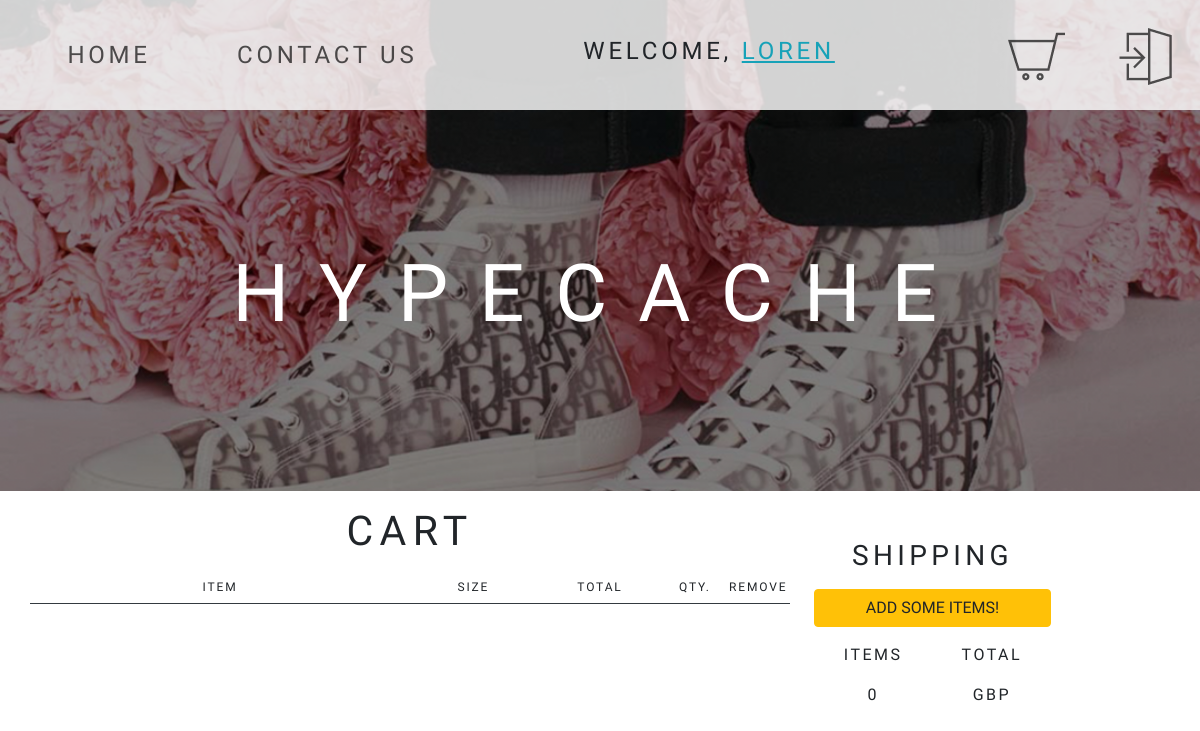
Page /cart/ (signed in) on the earlier database version.
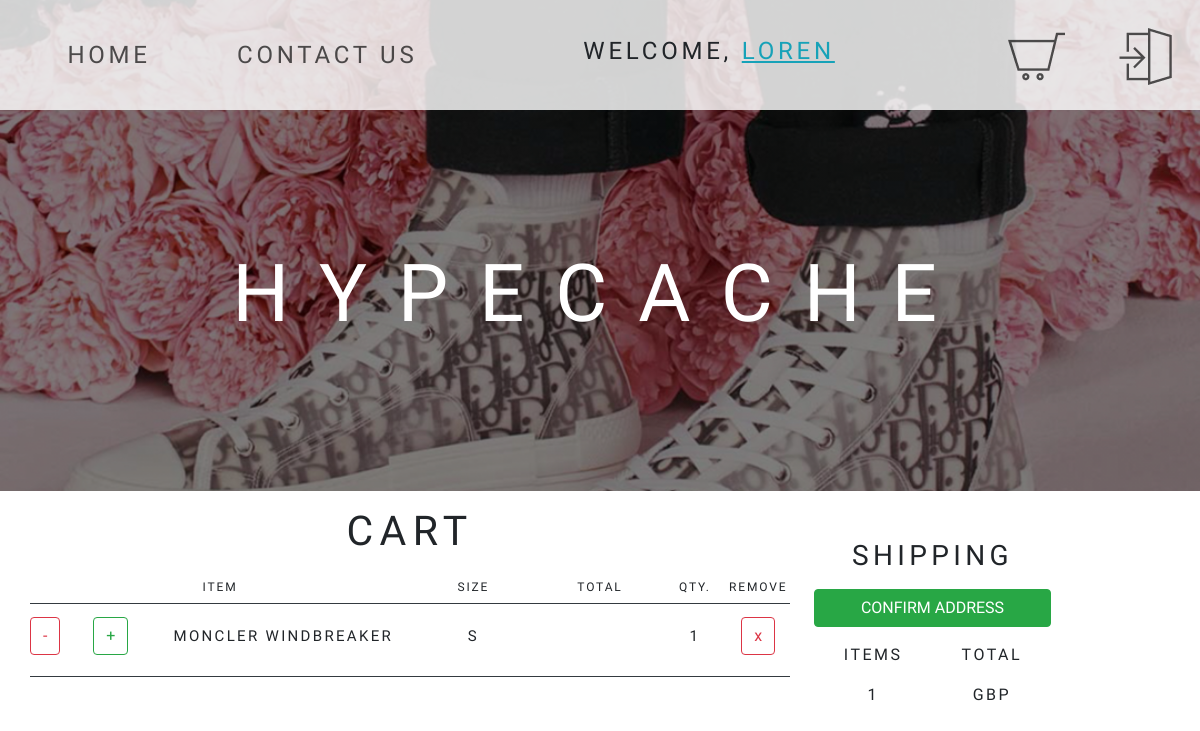
Same page on the later database version.
### store/models.py (models this page shows, shortened)
class Order(models.Model):
    customer = models.ForeignKey(
        Customer, on_delete=models.SET_NULL, blank=True, null=True
    )
    date_ordered = models.DateTimeField(auto_now_add=True)
    confirmed = models.BooleanField(default=False, null=True, blank=True)
    transaction_id = models.CharField(max_length=200, null=True, blank=True)
    receipt = models.CharField(max_length=200, null=True, blank=True)
    class Meta:
        get_latest_by = "date_ordered"
    @property
    def get_cart_total(self):
        orderitems = self.orderitem_set.all()
        total = sum([item.get_total for item in orderitems])
        return total
    @property
    def get_cart_items(self):
        orderitems = self.orderitem_set.all()
        total = sum([item.quantity for item in orderitems])
        return total

class OrderItem(models.Model):
    product = models.ForeignKey(
        Product, on_delete=models.SET_NULL, blank=True, null=True
    )
    order = models.ForeignKey(Order, on_delete=models.SET_NULL, blank=True, null=True)
    quantity = models.IntegerField(default=0, null=True, blank=True)
    date_added = models.DateTimeField(auto_now_add=True)
    @property
    def get_total(self):
        total = self.product.price * self.quantity
        return total

class Product(models.Model):
    name = models.CharField(max_length=200, null=True)
    image = models.ImageField(upload_to="product_pics")
    condition = models.CharField(null=True, choices=CONDITION_CODE, max_length=5)
    category = models.CharField(null=True, choices=CATEGORY_CODE, max_length=10)
    brand = models.CharField(max_length=200, null=True, blank=True)
    description = models.TextField(null=True, blank=True)
    price = MoneyField(decimal_places=2, default_currency="GBP", max_digits=11)
    size = models.CharField(max_length=200, null=True, blank=True)
    date_posted = models.DateTimeField(default=timezone.now)
    colour = models.CharField(max_length=200, null=True, blank=True)
    in_stock = models.IntegerField(default=1, blank=True)
    for_sale = models.BooleanField(default=True)

### store/views.py (the view)
# urls.py: path("cart/", store_views.cart, name="cart"),
@login_required
def cart(request):
    customer = request.user.customer
    order, created = Order.objects.get_or_create(customer=customer, confirmed=False)
    items = order.orderitem_set.all()
    try:
        address = ShippingAddress.objects.get(customer=customer)
    except:
        address = None
    context = {"items": items, "order": order, "address": address}
    return render(request, "store/cart.html", context)

### store/templates/store/cart.html (shortened to what this page needs)
{% extends 'store/base.html' %}
{% load static %}
{% block content %}
<div class="row cart_row">
    <div class="col-12 col-md-8">
        <h2 class="m-3 mb-4">Cart</h2>
        <div class="row">
            <div class="col-3 col-md-6 pl-0 pr-0">
                <h4>Item</h4>
                <div class="border-bottom border-dark"></div>
            </div>
            <div class="col-2 col-md-2 pl-0 pr-0">
                <h4>Size</h4>
                <div class="border-bottom border-dark"></div>
            </div>
            <div class="col-3 col-md-2 pl-0 pr-0">
                <h4>Total</h4>
                <div class="border-bottom border-dark"></div>
            </div>
            <div class="col-2 col-md-1 pl-0 pr-0">
                <h4>QTY.</h4>
                <div class="border-bottom border-dark"></div>
            </div>
            <div class="col-2 col-md-1 pl-0 pr-0">
                <h4>Remove</h4>
                <div class="border-bottom border-dark"></div>
            </div>
        </div>
        {% for item in items %}
        <div class="row">
            <div class="col-1 pl-0 pr-0 border-bottom border-dark d-none d-sm-block">
                <div class=" quantity_buttons">
                    <button class="btn btn-outline-danger update-cart" data-product="{{item.product.id}}" data-action="remove">-</button>
                </div>
            </div>
            <div class="col-1 pl-0 pr-0 border-bottom border-dark d-none d-sm-block">
                <div class=" quantity_buttons">
                    <button class="btn btn-outline-success update-cart" data-product="{{item.product.id}}" data-action="add">+</button>
                </div>
            </div>
            <div class="col-3 col-md-4 pl-0 pr-0 border-bottom border-dark">
                <h5>{{item.product.name}}</h5>
            </div>
            <div class="col-2 pl-0 pr-0 border-bottom border-dark">
                <h5 class="align-middle">{{item.product.size}}</h5>
            </div>
            <div class="col-3 col-md-2 pl-0 pr-0 border-bottom border-dark">
                <h5>{{item.get_total.amount}}</h5>
            </div>
            <div class="col-2 col-md-1 pl-0 pr-0 cart_quantity border-bottom border-dark">
                <h5> {{item.quantity}}</h5>
            </div>
            <div class="col-2 col-md-1 pl-0 pr-0 border-bottom border-dark cart_remove update-cart" data-product="{{item.product.id}}" data-action="delete">
                <button class="btn-outline-danger btn">x</button>
            </div>
        </div>
        {% endfor %}
    </div>
    <div class="col-12 col-md-3 payment_col ">
        <h3 class=" text-center">Shipping</h3>
        <div class="row">
            {% if not address == None and items %}
            <a href="{% url 'shipping-update' address.pk %}" class="col-10 offset-1 btn btn-success mt-2 mb-3">Confirm Address</a>
            {% elif address == None and items %}
            <a href="{% url 'shipping-create' %}" class="col-10 offset-1 btn btn-success mt-2 mb-3">Add an Address</a>
            {% elif not items %}
            <a href="{% url 'home' %}" class="col-10 offset-1 btn btn-warning mt-2 mb-3">Add some items!</a>
            {% endif %}
        </div>
        <div class="row">
            <div class="col-5 offset-1">
                <p>Items</p>
            </div>
            <div class="col-5 text-right">
                <p>Total</p>
            </div>
        </div>
        <div class="row">
            <div class="col-5 offset-1">
                <p>{{order.get_cart_items}}</p>
            </div>
            <div class="col-5 text-right">
                <p>{{order.get_cart_total.amount}} GBP</p>
            </div>
        </div>
    </div>
</div>
{% endblock content %}

### store/templates/store/base.html (shortened to what this page needs)
{% load static %}
<!doctype html>
<html lang="en">
<head>
    <link rel="stylesheet" href="https://stackpath.bootstrapcdn.com/bootstrap/4.5.0/css/bootstrap.min.css"
>
    <link href="https://stackpath.bootstrapcdn.com/font-awesome/4.7.0/css/font-awesome.min.css" rel="stylesheet"
>
    <link rel="stylesheet" href="{% static 'store/main.css' %}">
</head>
<body>
    <header>
        {% if user.is_staff %}
        <nav class="fixed-top wrapper_auth">
            <a href="{%url 'home'%}" class="nav-link nav_text ">home</a>
            <a href="{% url 'product-create' %}" class="nav-link nav_text">new post</a>
            <div>
                <h4>Staff - <a class="text-info" href="{% url 'profile' %}"><u>{{user.username}}</u></a></h4>
            </div>
            <a href="{%url 'cart'%}" class="nav-link nav_text">
                <img class="img-fluid" src="{% static 'store/images/cart.png' %}" alt="">
            </a>
            <a href="{%url 'logout'%}" class="nav-link nav_text">
                <img class="img-fluid" src="{% static 'store/images/logout.png' %}" alt="">
            </a>
        </nav>
        {% elif user.is_authenticated %}
        <nav class="fixed-top wrapper_auth">
            <a href="{%url 'home'%}" class="nav-link nav_text ">home</a>
            <a href="{%url 'contact'%}" class="nav-link nav_text">contact us</a>
            <div>
                <h4>Welcome, <a class="text-info" href="{% url 'profile' %}"><u>{{user.username}}</u></a></h4>
            </div>
            <a href="{%url 'cart'%}" class="nav-link nav_text">
                <img class="img-fluid" src="{% static 'store/images/cart.png' %}" alt="">
            </a>
            <a href="{%url 'logout'%}" class="nav-link nav_text">
                <img class="img-fluid" src="{% static 'store/images/logout.png' %}" alt="">
            </a>
        </nav>
        {% endif %}
        <div class="banner">
            <div class="banner_text">
                <h1>hypecache</h1>
            </div>
        </div>
    </header>
    <div class="container">
        {% block content %}
        {% endblock content %}
    </div>
</body>
</html>

### store/static/store/main.css (style rules this page uses)
body, html { height: 100%; width: 100%; }
header { height: 491px; }
* { font-family: 'Oswald', sans-serif; text-transform: uppercase; }
nav.wrapper_auth { display: grid; grid-template-columns: .2fr .2fr .5fr .1fr .1fr; grid-template-rows:110px; align-items: center; background: rgba(255, 255, 255, 0.82); }
nav a { transition: .5s; }
.nav_text,.banner_text { font-family: Oswald; font-style: normal; font-weight: normal; font-size: calc(13px + (39 - 23) * ((100vw - 300px) / (1600 - 300))); line-height: 58px; align-items: center; text-align: center; letter-spacing: 0.155em; text-transform: uppercase; color: #000000; opacity: 0.67; }
header h4 { font-size: calc(13px + (39 - 23) * ((100vw - 300px) / (1600 - 300))); }
header img { min-width: 40px; }
.banner { height: 491px; background-position: center; background-size: cover; position: relative; z-index: -1; padding-top: 110px; }
.banner_text h1 { position: absolute; top: 50%; left: 50%; transform: translate(-50% ); color: white; letter-spacing: 0.385em; font-weight: 500; font-size: calc(35px + (100 - 35) * ((100vw - 300px) / (1600 - 300))); }
.banner_text { opacity: 1; }
.cart_row p,h2,h3,h4,h5 { letter-spacing: 0.155em; text-align: center; }
.cart_row h2 { font-weight: 500; font-size: 41px; }
.cart_row h4 { font-weight: 300; font-size: 12px; }
.cart_row h5 { height: 8vh; line-height: 8vh; font-size: 15px; overflow: hidden; text-overflow: ellipsis; }
.cart_quantity { text-align: center; }
.quantity_buttons { line-height: 8vh; }
.cart_remove { text-align: center; line-height: 8vh; }
.payment_col { margin-top: 6vh; }

Differences in the rows shown:
added OrderItem: product.name "MONCLER WINDBREAKER", product.size "S", quantity "1"
computed for Order: get_cart_items "0" → "1"
Other differences:
text no longer shown: "ADD SOME ITEMS!"
text now shown: "CONFIRM ADDRESS"
